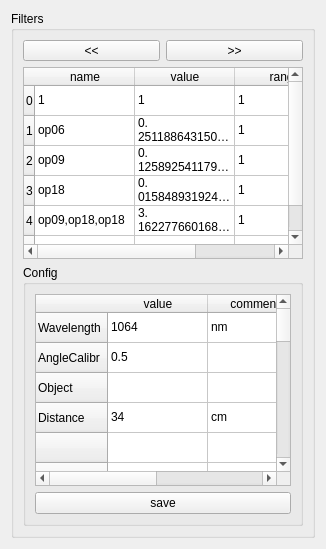
        <widget class="QWidget" name="tab_config">
         <attribute name="title">
          <string>config</string>
         </attribute>
         <layout class="QVBoxLayout" name="verticalLayout_2">
          <item>
           <widget class="QGroupBox" name="groupBox_4">
            <property name="sizePolicy">
             <sizepolicy hsizetype="MinimumExpanding" vsizetype="Preferred">
              <horstretch>0</horstretch>
              <verstretch>0</verstretch>
             </sizepolicy>
            </property>
            <property name="title">
             <string>Filters</string>
            </property>
            <layout class="QGridLayout" name="gridLayout_7">
             <item row="0" column="0">
              <layout class="QGridLayout" name="gridLayout_8">
               <item row="0" column="0">
                <widget class="QToolButton" name="prevFilter">
                 <property name="sizePolicy">
                  <sizepolicy hsizetype="Expanding" vsizetype="Minimum">
                   <horstretch>0</horstretch>
                   <verstretch>0</verstretch>
                  </sizepolicy>
                 </property>
                 <property name="maximumSize">
                  <size>
                   <width>16777215</width>
                   <height>16777215</height>
                  </size>
                 </property>
                 <property name="text">
                  <string>&lt;&lt;</string>
                 </property>
                </widget>
               </item>
               <item row="0" column="1">
                <widget class="QToolButton" name="nextFilter">
                 <property name="sizePolicy">
                  <sizepolicy hsizetype="Expanding" vsizetype="Minimum">
                   <horstretch>0</horstretch>
                   <verstretch>0</verstretch>
                  </sizepolicy>
                 </property>
                 <property name="maximumSize">
                  <size>
                   <width>16777215</width>
                   <height>16777215</height>
                  </size>
                 </property>
                 <property name="text">
                  <string>&gt;&gt;</string>
                 </property>
                </widget>
               </item>
               <item row="1" column="0" colspan="2">
                <widget class="QTableWidget" name="filtersTab">
                 <property name="sizePolicy">
                  <sizepolicy hsizetype="Expanding" vsizetype="Expanding">
                   <horstretch>0</horstretch>
                   <verstretch>0</verstretch>
                  </sizepolicy>
                 </property>
                 <property name="rowCount">
                  <number>6</number>
                 </property>
                 <property name="columnCount">
                  <number>3</number>
                 </property>
                 <row>
                  <property name="text">
                   <string>0</string>
                  </property>
                 </row>
                 <row>
                  <property name="text">
                   <string>1</string>
                  </property>
                 </row>
                 <row>
                  <property name="text">
                   <string>2</string>
                  </property>
                 </row>
                 <row>
                  <property name="text">
                   <string>3</string>
                  </property>
                 </row>
                 <row>
                  <property name="text">
                   <string>4</string>
                  </property>
                 </row>
                 <row>
                  <property name="text">
                   <string>5</string>
                  </property>
                 </row>
                 <column>
                  <property name="text">
                   <string>name</string>
                  </property>
                 </column>
                 <column>
                  <property name="text">
                   <string>value</string>
                  </property>
                 </column>
                 <column>
                  <property name="text">
                   <string>range</string>
                  </property>
                 </column>
                 <item row="0" column="0">
                  <property name="text">
                   <string>1</string>
                  </property>
                 </item>
                 <item row="0" column="1">
                  <property name="text">
                   <string>1</string>
                  </property>
                 </item>
                 <item row="0" column="2">
                  <property name="text">
                   <string>1</string>
                  </property>
                 </item>
                 <item row="1" column="0">
                  <property name="text">
                   <string>op06</string>
                  </property>
                 </item>
                 <item row="1" column="1">
                  <property name="text">
                   <string>0.251188643150958</string>
                  </property>
                 </item>
                 <item row="1" column="2">
                  <property name="text">
                   <string>1</string>
                  </property>
                 </item>
                 <item row="2" column="0">
                  <property name="text">
                   <string>op09</string>
                  </property>
                 </item>
                 <item row="2" column="1">
                  <property name="text">
                   <string>0.12589254117941673
</string>
                  </property>
                 </item>
                 <item row="2" column="2">
                  <property name="text">
                   <string>1</string>
                  </property>
                 </item>
                 <item row="3" column="0">
                  <property name="text">
                   <string>op18</string>
                  </property>
                 </item>
                 <item row="3" column="1">
                  <property name="text">
                   <string>0.015848931924611134</string>
                  </property>
                 </item>
                 <item row="3" column="2">
                  <property name="text">
                   <string>1</string>
                  </property>
                 </item>
                 <item row="4" column="0">
                  <property name="text">
                   <string>op09,op18,op18</string>
                  </property>
                 </item>
                 <item row="4" column="1">
                  <property name="text">
                   <string>3.1622776601683795e-05</string>
                  </property>
                 </item>
                 <item row="4" column="2">
                  <property name="text">
                   <string>1</string>
                  </property>
                 </item>
                 <item row="5" column="0">
                  <property name="text">
                   <string>0</string>
                  </property>
                 </item>
                 <item row="5" column="1">
                  <property name="text">
                   <string>1e-22</string>
                  </property>
                 </item>
                 <item row="5" column="2">
                  <property name="text">
                   <string>1</string>
                  </property>
                 </item>
                </widget>
               </item>
              </layout>
             </item>
             <item row="1" column="0">
              <widget class="QGroupBox" name="groupBox">
               <property name="title">
                <string>Config</string>
               </property>
               <layout class="QVBoxLayout" name="verticalLayout_3">
                <item>
                 <widget class="QTableWidget" name="globalConfig">
                  <row>
                   <property name="text">
                    <string>Wavelength</string>
                   </property>
                  </row>
                  <row>
                   <property name="text">
                    <string>AngleCalibr</string>
                   </property>
                  </row>
                  <row>
                   <property name="text">
                    <string>Object</string>
                   </property>
                  </row>
                  <row>
                   <property name="text">
                    <string>Distance</string>
                   </property>
                  </row>
                  <row>
                   <property name="text">
                    <string/>
                   </property>
                  </row>
                  <row>
                   <property name="text">
                    <string/>
                   </property>
                  </row>
                  <row>
                   <property name="text">
                    <string/>
                   </property>
                  </row>
                  <row>
                   <property name="text">
                    <string/>
                   </property>
                  </row>
                  <row>
                   <property name="text">
                    <string/>
                   </property>
                  </row>
                  <row>
                   <property name="text">
                    <string/>
                   </property>
                  </row>
                  <row>
                   <property name="text">
                    <string/>
                   </property>
                  </row>
                  <row>
                   <property name="text">
                    <string/>
                   </property>
                  </row>
                  <row>
                   <property name="text">
                    <string/>
                   </property>
                  </row>
                  <row>
                   <property name="text">
                    <string/>
                   </property>
                  </row>
                  <row>
                   <property name="text">
                    <string/>
                   </property>
                  </row>
                  <row>
                   <property name="text">
                    <string/>
                   </property>
                  </row>
                  <row>
                   <property name="text">
                    <string/>
                   </property>
                  </row>
                  <row>
                   <property name="text">
                    <string/>
                   </property>
                  </row>
                  <row>
                   <property name="text">
                    <string/>
                   </property>
                  </row>
                  <row>
                   <property name="text">
                    <string/>
                   </property>
                  </row>
                  <row>
                   <property name="text">
                    <string/>
                   </property>
                  </row>
                  <row>
                   <property name="text">
                    <string/>
                   </property>
                  </row>
                  <row>
                   <property name="text">
                    <string/>
                   </property>
                  </row>
                  <column>
                   <property name="text">
                    <string>value</string>
                   </property>
                  </column>
                  <column>
                   <property name="text">
                    <string>comments</string>
                   </property>
                  </column>
                  <item row="0" column="0">
                   <property name="text">
                    <string>1064</string>
                   </property>
                  </item>
                  <item row="0" column="1">
                   <property name="text">
                    <string>nm</string>
                   </property>
                  </item>
                  <item row="1" column="0">
                   <property name="text">
                    <string>0.5</string>
                   </property>
                  </item>
                  <item row="3" column="0">
                   <property name="text">
                    <string>34</string>
                   </property>
                  </item>
                  <item row="3" column="1">
                   <property name="text">
                    <string>cm</string>
                   </property>
                  </item>
                 </widget>
                </item>
                <item>
                 <widget class="QPushButton" name="saveConfig">
                  <property name="text">
                   <string>save</string>
                  </property>
                 </widget>
                </item>
               </layout>
              </widget>
             </item>
            </layout>
           </widget>
          </item>
         </layout>
        </widget>
